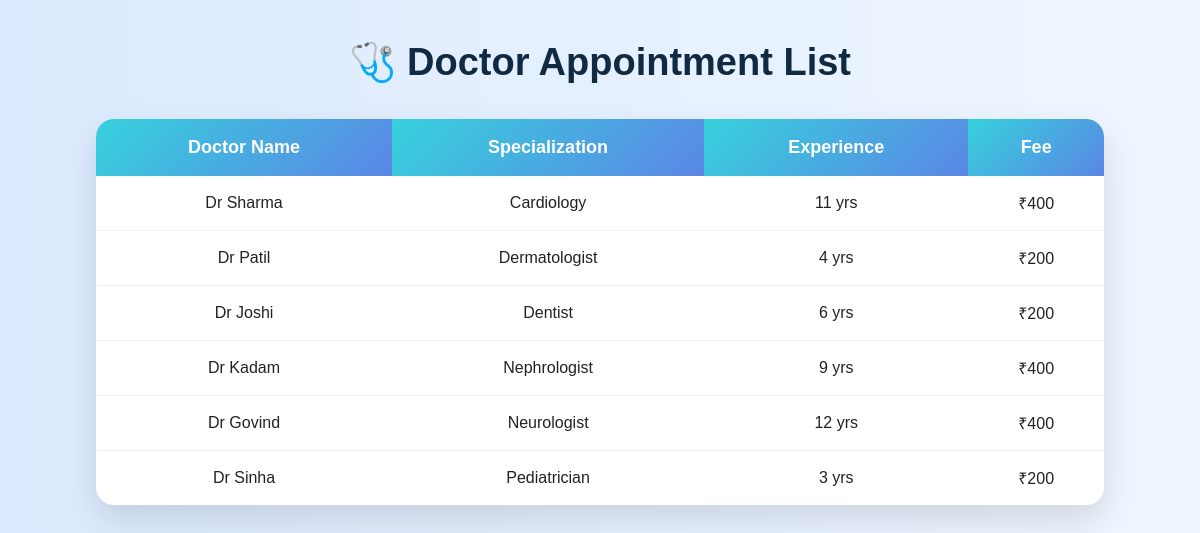
The app's page /doctors/ with its own data.
### scheduler/models.py (models this page shows, shortened)
class Doctor(models.Model):
    name = models.CharField(max_length=100)
    specialization = models.ForeignKey(Specialization, on_delete=models.CASCADE)
    experience = models.IntegerField()
    fee = models.IntegerField()

class Specialization(models.Model):
    name = models.CharField(max_length=100)
    def __str__(self):
        return self.name

### scheduler/views.py (the view)
# urls.py: path('doctors/', views.doctor_list, name='doctors'),
def doctor_list(request):
    doctors = Doctor.objects.all()
    return render(request, 'doctors.html', {'doctors': doctors})

### scheduler/templates/doctors.html (shortened to what this page needs)
<!DOCTYPE html>
<html>
<head>
    {% load static %}
    <link rel="stylesheet" href="{% static 'css/style1.css' %}">
</head>
<body class="doctors_body">
<h1 class="doctor_heading">🩺 Doctor Appointment List</h1>
<table class="doctor_table">
<tr>
    <th>Doctor Name</th>
    <th>Specialization</th>
    <th>Experience</th>
    <th>Fee</th>
</tr>
{% for doctor in doctors %}
<tr>
    <td>{{ doctor.name }}</td>
    <td>{{ doctor.specialization }}</td>
    <td>{{ doctor.experience }} yrs</td>
    <td>₹{{ doctor.fee }}</td>
</tr>
{% endfor %}
</table>
</body>
</html>

### scheduler/static/css/style1.css (style rules this page uses)
* { margin:0; padding:0; box-sizing:border-box; }
body { font-family: sans-serif; background:linear-gradient(to right,#eef7ff,#f7fcff); color:#222; }
body.doctors_body { background: linear-gradient(to right,#dbeafe,#eff6ff); padding: 40px; min-height: 100vh; }
.doctor_heading { text-align:center; font-size:38px; color:#102a43; margin-bottom:35px; font-weight:700; }
.doctor_table { width:90%; margin:auto; border-collapse:collapse; background:white; border-radius:18px; overflow:hidden; box-shadow:0 15px 35px rgba(0,0,0,0.12); }
.doctor_table th { background:linear-gradient(135deg,#36d1dc,#5b86e5); color:white; padding:18px; font-size:18px; }
.doctor_table td { padding:16px; text-align:center; border-bottom:1px solid #eee; font-size:16px; }
.doctor_table tr:last-child td { border-bottom:none; }

### records on screen
Doctor: name "Dr Sharma", specialization "Cardiology", experience "11", fee "400"
Doctor: name "Dr Patil", specialization "Dermatologist", experience "4", fee "200"
Doctor: name "Dr Joshi", specialization "Dentist", experience "6", fee "200"
Doctor: name "Dr Kadam", specialization "Nephrologist", experience "9", fee "400"
Doctor: name "Dr Govind", specialization "Neurologist", experience "12", fee "400"
Doctor: name "Dr Sinha", specialization "Pediatrician", experience "3", fee "200"
